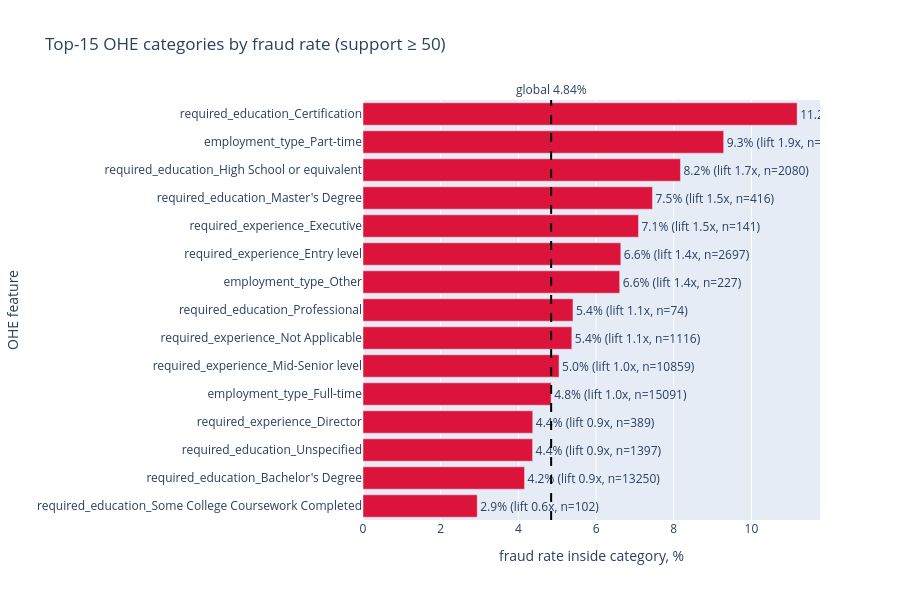
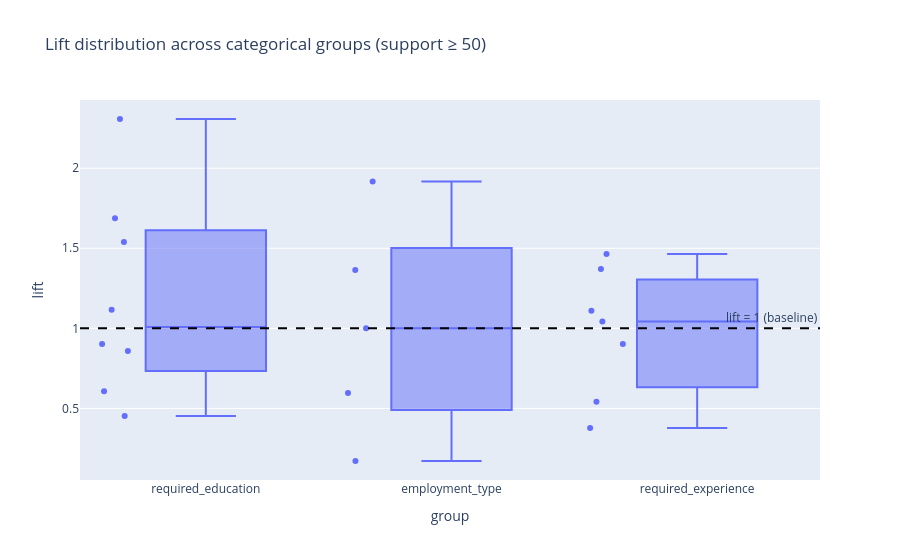
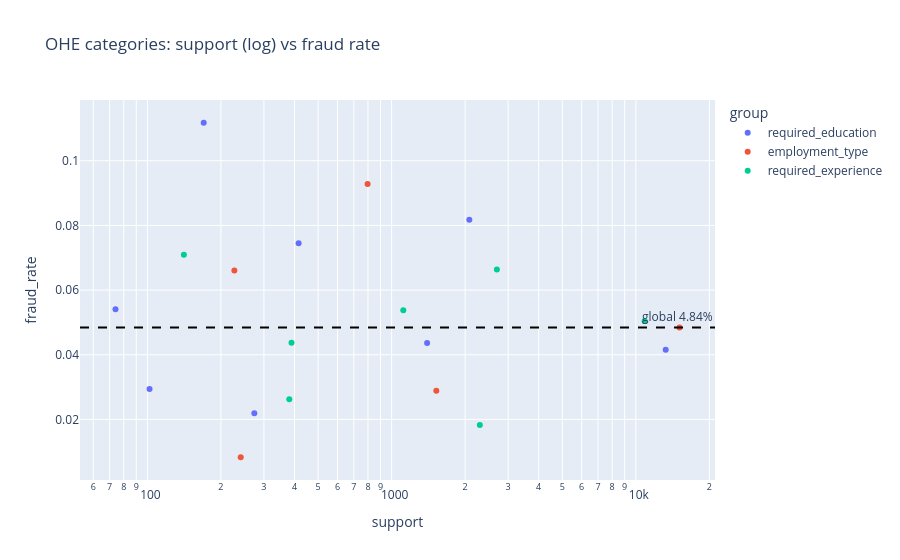

The cell these charts' notebook holds for them, in order:
### Code cell
# Plot 6: топ-15 OHE-категорий по fraud_rate с подписью lift
top_risk = cat_df_solid.head(15).iloc[::-1]  # reverse для bar-h

fig6 = go.Figure()
fig6.add_trace(go.Bar(
    x=top_risk['fraud_rate']*100,
    y=top_risk['feature'],
    orientation='h',
    text=[f'{r*100:.1f}% (lift {l:.1f}x, n={s})' for r,l,s in zip(top_risk['fraud_rate'], top_risk['lift'], top_risk['support'])],
    textposition='outside',
    marker_color='crimson',
    name='category fraud rate'
))
fig6.add_vline(x=GLOBAL_FRAUD_RATE*100, line_dash='dash', line_color='black',
               annotation_text=f'global {GLOBAL_FRAUD_RATE*100:.2f}%', annotation_position='top')
fig6.update_layout(title='Top-15 OHE categories by fraud rate (support ≥ 50)',
                   xaxis_title='fraud rate inside category, %',
                   yaxis_title='OHE feature', height=600)
FIGS.append(fig6)

# Plot 7: распределение lift по группам (employment_type vs experience vs education ...)
if cat_df_solid['group'].nunique() > 1:
    fig7 = px.box(cat_df_solid, x='group', y='lift', points='all', hover_data=['feature','support','fraud_rate'],
                  title='Lift distribution across categorical groups (support ≥ 50)')
    fig7.add_hline(y=1.0, line_dash='dash', line_color='black', annotation_text='lift = 1 (baseline)')
    FIGS.append(fig7)
else:
    # если всего одна группа — покажем barh по всем
    fig7 = px.bar(cat_df_solid.sort_values('lift'), x='lift', y='feature', orientation='h',
                  title='Lift per OHE category', color='lift', color_continuous_scale='RdBu_r')
    fig7.add_vline(x=1.0, line_dash='dash', line_color='black')
    FIGS.append(fig7)

# Plot 8: scatter support vs fraud_rate — видно, где сильный сигнал и сколько данных
fig8 = px.scatter(cat_df_solid, x='support', y='fraud_rate', color='group',
                  hover_data=['feature','lift','positives'], log_x=True,
                  title='OHE categories: support (log) vs fraud rate')
fig8.add_hline(y=GLOBAL_FRAUD_RATE, line_dash='dash', line_color='black',
               annotation_text=f'global {GLOBAL_FRAUD_RATE*100:.2f}%')
FIGS.append(fig8)

print(f'FIGS so far: {len(FIGS)}')
print('\nСредний fraud_rate по группам:')
print(cat_df_solid.groupby('group').agg(
    n_features=('feature','count'),
    mean_fraud_rate=('fraud_rate','mean'),
    max_fraud_rate=('fraud_rate','max'),
    mean_lift=('lift','mean')
).round(4))

### Figure 1 — Plotly figure (JSON) as saved in the notebook; plotly's stock layout.template omitted (floating-point values rounded to 4 significant figures)
{"data": [{"marker": {"color": "crimson"}, "name": "category fraud rate", "orientation": "h", "text": ["2.9% (lift 0.6x, n=102)", "4.2% (lift 0.9x, n=13250)", "4.4% (lift 0.9x, n=1397)", "4.4% (lift 0.9x, n=389)", "4.8% (lift 1.0x, n=15091)", "5.0% (lift 1.0x, n=10859)", "5.4% (lift 1.1x, n=1116)", "5.4% (lift 1.1x, n=74)", "6.6% (lift 1.4x, n=227)", "6.6% (lift 1.4x, n=2697)", "7.1% (lift 1.5x, n=141)", "7.5% (lift 1.5x, n=416)", "8.2% (lift 1.7x, n=2080)", "9.3% (lift 1.9x, n=797)", "11.2% (lift 2.3x, n=170)"], "textposition": "outside", "type": "bar", "x": [2.941, 4.158, 4.366, 4.37, 4.844, 5.047, 5.376, 5.405, 6.608, 6.637, 7.092, 7.452, 8.173, 9.285, 11.18], "y": ["required_education_Some College Coursework Completed", "required_education_Bachelor's Degree", "required_education_Unspecified", "required_experience_Director", "employment_type_Full-time", "required_experience_Mid-Senior level", "required_experience_Not Applicable", "required_education_Professional", "employment_type_Other", "required_experience_Entry level", "required_experience_Executive", "required_education_Master's Degree", "required_education_High School or equivalent", "employment_type_Part-time", "required_education_Certification"]}], "layout": {"annotations": [{"showarrow": false, "text": "global 4.84%", "x": 4.843, "xanchor": "center", "xref": "x", "y": 1, "yanchor": "bottom", "yref": "y domain"}], "height": 600, "shapes": [{"line": {"color": "black", "dash": "dash"}, "type": "line", "x0": 4.843, "x1": 4.843, "xref": "x", "y0": 0, "y1": 1, "yref": "y domain"}], "title": {"text": "Top-15 OHE categories by fraud rate (support ≥ 50)"}, "xaxis": {"title": {"text": "fraud rate inside category, %"}}, "yaxis": {"title": {"text": "OHE feature"}}}}

### Figure 2 — Plotly figure (JSON) as saved in the notebook; plotly's stock layout.template omitted (floating-point values rounded to 4 significant figures)
{"data": [{"alignmentgroup": "True", "boxpoints": "all", "customdata": [["required_education_Certification", 170, 0.1118], ["employment_type_Part-time", 797, 0.09285], ["required_education_High School or equivalent", 2080, 0.08173], ["required_education_Master's Degree", 416, 0.07452], ["required_experience_Executive", 141, 0.07092], ["required_experience_Entry level", 2697, 0.06637], ["employment_type_Other", 227, 0.06608], ["required_education_Professional", 74, 0.05405], ["required_experience_Not Applicable", 1116, 0.05376], ["required_experience_Mid-Senior level", 10859, 0.05047], ["employment_type_Full-time", 15091, 0.04844], ["required_experience_Director", 389, 0.0437], ["required_education_Unspecified", 1397, 0.04366], ["required_education_Bachelor's Degree", 13250, 0.04158], ["required_education_Some College Coursework Completed", 102, 0.02941], ["employment_type_Contract", 1524, 0.02887], ["required_experience_Internship", 381, 0.02625], ["required_education_Associate Degree", 274, 0.0219], ["required_experience_Associate", 2297, 0.01828], ["employment_type_Temporary", 241, 0.008299]], "hovertemplate": "group=%{x}<br>lift=%{y}<br>feature=%{customdata[0]}<br>support=%{customdata[1]}<br>fraud_rate=%{customdata[2]}<extra></extra>", "legendgroup": "", "marker": {"color": "#636efa"}, "name": "", "notched": false, "offsetgroup": "", "orientation": "v", "showlegend": false, "type": "box", "x": ["required_education", "employment_type", "required_education", "required_education", "required_experience", "required_experience", "employment_type", "required_education", "required_experience", "required_experience", "employment_type", "required_experience", "required_education", "required_education", "required_education", "employment_type", "required_experience", "required_education", "required_experience", "employment_type"], "x0": " ", "xaxis": "x", "y": [2.308, 1.917, 1.687, 1.539, 1.464, 1.37, 1.364, 1.116, 1.11, 1.042, 1.0, 0.9023, 0.9015, 0.8586, 0.6073, 0.5961, 0.5419, 0.4521, 0.3775, 0.1713], "y0": " ", "yaxis": "y"}], "layout": {"annotations": [{"showarrow": false, "text": "lift = 1 (baseline)", "x": 1, "xanchor": "right", "xref": "x domain", "y": 1.0, "yanchor": "bottom", "yref": "y"}], "boxmode": "group", "legend": {"tracegroupgap": 0}, "shapes": [{"line": {"color": "black", "dash": "dash"}, "type": "line", "x0": 0, "x1": 1, "xref": "x domain", "y0": 1.0, "y1": 1.0, "yref": "y"}], "title": {"text": "Lift distribution across categorical groups (support ≥ 50)"}, "xaxis": {"anchor": "y", "domain": [0.0, 1.0], "title": {"text": "group"}}, "yaxis": {"anchor": "x", "domain": [0.0, 1.0], "title": {"text": "lift"}}}}

### Figure 3 — Plotly figure (JSON) as saved in the notebook; plotly's stock layout.template omitted (floating-point values rounded to 4 significant figures)
{"data": [{"customdata": [["required_education_Certification", 2.308, 19], ["required_education_High School or equivalent", 1.687, 170], ["required_education_Master's Degree", 1.539, 31], ["required_education_Professional", 1.116, 4], ["required_education_Unspecified", 0.9015, 61], ["required_education_Bachelor's Degree", 0.8586, 551], ["required_education_Some College Coursework Completed", 0.6073, 3], ["required_education_Associate Degree", 0.4521, 6]], "hovertemplate": "group=required_education<br>support=%{x}<br>fraud_rate=%{y}<br>feature=%{customdata[0]}<br>lift=%{customdata[1]}<br>positives=%{customdata[2]}<extra></extra>", "legendgroup": "required_education", "marker": {"color": "#636efa", "symbol": "circle"}, "mode": "markers", "name": "required_education", "orientation": "v", "showlegend": true, "type": "scatter", "x": [170, 2080, 416, 74, 1397, 13250, 102, 274], "xaxis": "x", "y": [0.1118, 0.08173, 0.07452, 0.05405, 0.04366, 0.04158, 0.02941, 0.0219], "yaxis": "y"}, {"customdata": [["employment_type_Part-time", 1.917, 74], ["employment_type_Other", 1.364, 15], ["employment_type_Full-time", 1.0, 731], ["employment_type_Contract", 0.5961, 44], ["employment_type_Temporary", 0.1713, 2]], "hovertemplate": "group=employment_type<br>support=%{x}<br>fraud_rate=%{y}<br>feature=%{customdata[0]}<br>lift=%{customdata[1]}<br>positives=%{customdata[2]}<extra></extra>", "legendgroup": "employment_type", "marker": {"color": "#EF553B", "symbol": "circle"}, "mode": "markers", "name": "employment_type", "orientation": "v", "showlegend": true, "type": "scatter", "x": [797, 227, 15091, 1524, 241], "xaxis": "x", "y": [0.09285, 0.06608, 0.04844, 0.02887, 0.008299], "yaxis": "y"}, {"customdata": [["required_experience_Executive", 1.464, 10], ["required_experience_Entry level", 1.37, 179], ["required_experience_Not Applicable", 1.11, 60], ["required_experience_Mid-Senior level", 1.042, 548], ["required_experience_Director", 0.9023, 17], ["required_experience_Internship", 0.5419, 10], ["required_experience_Associate", 0.3775, 42]], "hovertemplate": "group=required_experience<br>support=%{x}<br>fraud_rate=%{y}<br>feature=%{customdata[0]}<br>lift=%{customdata[1]}<br>positives=%{customdata[2]}<extra></extra>", "legendgroup": "required_experience", "marker": {"color": "#00cc96", "symbol": "circle"}, "mode": "markers", "name": "required_experience", "orientation": "v", "showlegend": true, "type": "scatter", "x": [141, 2697, 1116, 10859, 389, 381, 2297], "xaxis": "x", "y": [0.07092, 0.06637, 0.05376, 0.05047, 0.0437, 0.02625, 0.01828], "yaxis": "y"}], "layout": {"annotations": [{"showarrow": false, "text": "global 4.84%", "x": 1, "xanchor": "right", "xref": "x domain", "y": 0.04843, "yanchor": "bottom", "yref": "y"}], "legend": {"title": {"text": "group"}, "tracegroupgap": 0}, "shapes": [{"line": {"color": "black", "dash": "dash"}, "type": "line", "x0": 0, "x1": 1, "xref": "x domain", "y0": 0.04843, "y1": 0.04843, "yref": "y"}], "title": {"text": "OHE categories: support (log) vs fraud rate"}, "xaxis": {"anchor": "y", "domain": [0.0, 1.0], "title": {"text": "support"}, "type": "log"}, "yaxis": {"anchor": "x", "domain": [0.0, 1.0], "title": {"text": "fraud_rate"}}}}
